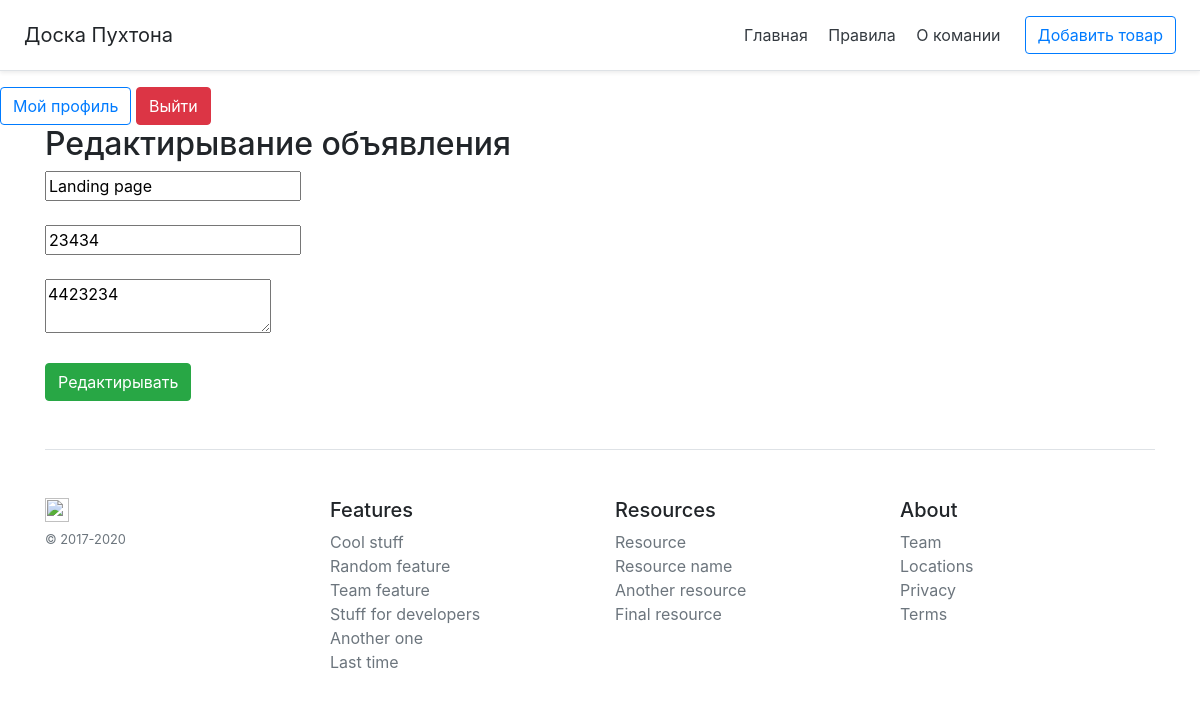
Page /product/5 (signed in) on the earlier database version.
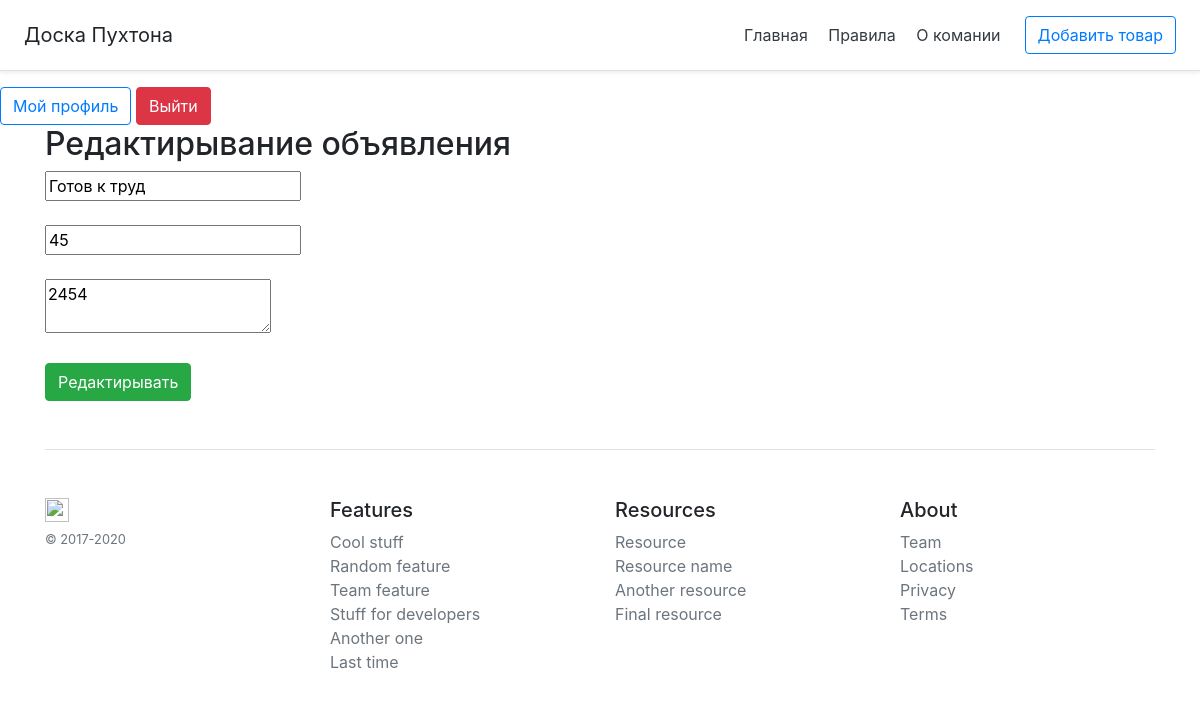
Same page on the later database version.
### main.py (models this page shows, shortened)
class Item(db.Model):
    id = db.Column(db.Integer, primary_key=True)
    title = db.Column(db.String(100), nullable=False)
    info = db.Column(db.Text, nullable=False)
    price = db.Column(db.Integer, nullable=False)
    isActive = db.Column(db.Boolean, default=True)
    parent = db.Column(db.String(100), nullable=False)

### main.py (the view, shortened to what this page needs)
@app.route('/product/<int:prod_id>', methods=['GET','POST'])
def redact(prod_id):
    if request.method == 'GET':
        try:
            item = Item.query.get(prod_id)
            if 'userLogged' not in session or item.parent != session['userLogged']:
                abort(401)
            return render_template('redact.html',item=item)
        except:
            return 'Произошла ошибка'

### templates/redact.html (shortened to what this page needs)
{% extends 'base.html' %}
{% block body %}
<div class="container">
    <h2>Редактирывание объявления</h2>
    <form method="post" action="/product/{{item.id}}">
        <input type="text" class=form-control" name="title" id="title" value="{{item.title}}" maxlength="12"><br><br>
        <input type="number" class=form-control" name="price" id="price" value="{{item.price}}" ><br><br>
        <textarea type="text" class=form-control" name="info" id="info" value="{{item.info}}" >{{item.info}}</textarea><br><br>
        <button class="btn btn-success " type="submit">Редактирывать</button><br>
    </form>
</div>
{% endblock %}

Differences in the rows shown:
changed Item: title "Landing page" → "Готов к труд"; price "23434" → "45"; info "4423234" → "2454"
